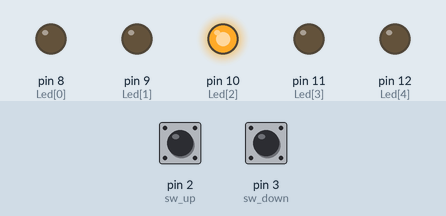
The sketch below on a simulated Arduino Uno, built with avr-gcc and run on an emulated ATmega328P. Parts: output pins drawn as LEDs (lit = HIGH). Dashed ring = blinking. The inputs (shaded band) are chosen by the test bench; at power-on: pin 2 (sw_up) HIGH, pin 3 (sw_down) LOW.

Above: at 1.2 s.
1.3 s: pin 2 (sw_up) pulled LOW for 1 s
At 1.45 s:
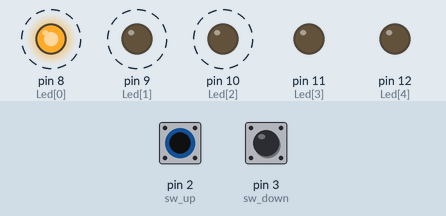
4.3 s: pin 3 (sw_down) pulled HIGH for 3.2 s
At 8.4 s:
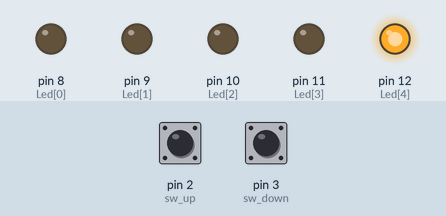
9.0 s: pin 3 (sw_down) pulled HIGH for 0.15 s
At 9.6 s:
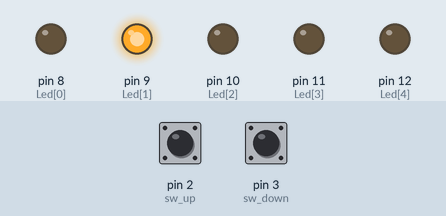
10.6 s: pin 2 (sw_up) pulled LOW for 0.15 s
At 12.1 s:
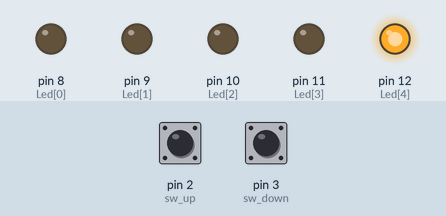
Timing chart, 0 to 13.2 s (numbered marks = the images above; inputs shaded):
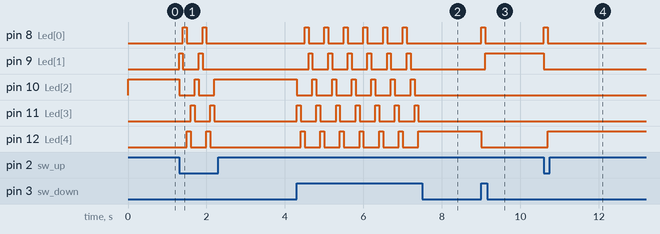

Measured:
- after the input at 1.3 s, pin 8 (Led[0]): alternates HIGH for 0.10 s and LOW for 0.40 s, 4 changes in all, then stays LOW, starting after 0.10 s; pin 9 (Led[1]): alternates HIGH for 0.10 s and LOW for 0.40 s, 4 changes in all, then stays LOW, starting at once
- after the input at 4.3 s, pin 8 (Led[0]): alternates HIGH for 0.10 s and LOW for 0.40 s, 12 changes in all, then stays LOW, starting after 0.20 s; pin 9 (Led[1]): alternates HIGH for 0.10 s and LOW for 0.40 s, 12 changes in all, then stays LOW, starting after 0.30 s
- after the input at 9.0 s, pin 8 (Led[0]): LOW → HIGH at once, → LOW 0.10 s later; pin 9 (Led[1]): LOW → HIGH after 0.10 s; pin 12 (Led[4]): HIGH → LOW at once
- after the input at 10.6 s, pin 8 (Led[0]): LOW → HIGH at once, → LOW 0.10 s later; pin 9 (Led[1]): HIGH → LOW at once; pin 12 (Led[4]): LOW → HIGH after 0.10 s

The sketch:

Lab2-1.ino
```cpp
const int Led[5] = {8, 9, 10, 11, 12};    //LED
const int sw_up = 2;    //按鈕1
const int sw_down = 3;    //按鈕2
int pos = 2;  //初始亮LED位置

void setup() {
  for(int i=0; i<5; i++){
    pinMode(Led[i], OUTPUT);
    digitalWrite(Led[i], LOW);
  }
  digitalWrite(Led[2], HIGH);
  pinMode(sw_up, INPUT_PULLUP);  //內建上拉電阻
  pinMode(sw_down,INPUT);
}

void loop() {
  bool swstate_up = digitalRead(sw_up);
  bool swstate_down = digitalRead(sw_down);
  if(swstate_up==LOW){
    digitalWrite(Led[pos], LOW);
    pos--;
    if(pos <0 ){
      pos = 4;
    }
    digitalWrite(Led[pos], HIGH);
    delay(100);
  }
  else if(swstate_down==HIGH){

    digitalWrite(Led[pos], LOW);
    pos++;
    pos = pos % 5;
    digitalWrite(Led[pos], HIGH);
    delay(100);
  }
}
```
